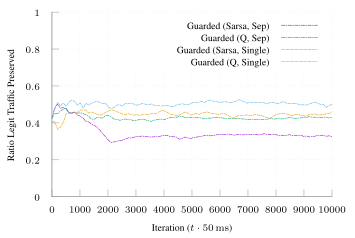

This figure's gnuplot source:
set terminal tikz standalone color size 9cm,6cm font '\scriptsize' preamble '\usepackage{microtype} \usepackage{times} \usepackage[T1]{fontenc} \usepackage{siunitx}\sisetup{detect-all}'
set output "tnsm-algo-spf-udp.tex"

load "parula.pal"

set style line 102 lc rgb '#a0a0a0' lt 1 lw 1
set border ls 102
set colorbox border 102
set key textcolor rgb "black"
set tics textcolor rgb "black"
set label textcolor rgb "black"

set border 3
set grid x y
set xtics nomirror
set ytics nomirror

#set key autotitle columnhead
set datafile separator ","

set xlabel "Iteration ($t \\cdot{} \\SI{50}{\\milli\\second}$)"
set ylabel "Ratio Legit Traffic Preserved"

set yrange [0.0:1.0]
set key inside top right

plot '../results/tnsm-tree-16-opus-spf-separate.avg.csv' u 1:3 w lines smooth sbezier title "Guarded (Sarsa, Sep)" dt (6,2,2,2), \
     '../results/tnsm-algo-tree-16-opus-spf-separate.avg.csv' u 1:3 w lines smooth sbezier title "Guarded (Q, Sep)" dt (6,2,2,2), \
     '../results/tnsm-tree-16-opus-spf-single.avg.csv' u 1:3 w lines smooth sbezier title "Guarded (Sarsa, Single)" dt (6,2), \
     '../results/tnsm-algo-tree-16-opus-spf-single.avg.csv' u 1:3 w lines smooth sbezier title "Guarded (Q, Single)" dt (6,2), \
